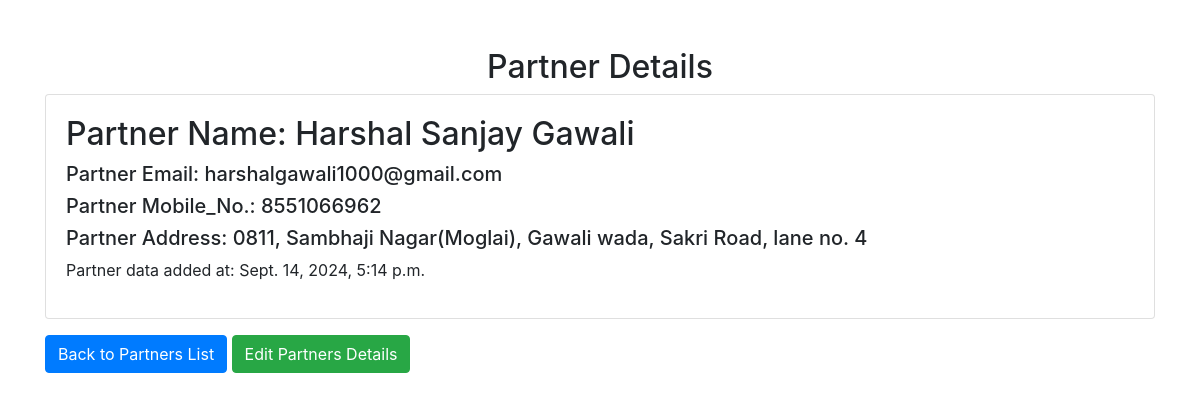
Page /partners/1/ (signed in) on the committed database.
### app/models.py (models this page shows)
class Partner(models.Model):
    name = models.CharField(max_length=100)
    email = models.EmailField(max_length=100, unique=True, null=True, blank=True)
    mobile_no = models.CharField(max_length=20, unique=True, null=True, blank=True)
    address = models.TextField()
    created_at = models.DateTimeField(auto_now_add=True)

### app/views.py (the view)
# urls.py: path('partners/<int:pk>/', views.partner_detail, name='partner_detail'),
@login_required
def partner_detail(request, pk):
    partner = Partner.objects.get(pk=pk)
    return render(request, 'partner_details.html', {'partner': partner})

### app/templates/partner_details.html (shortened to what this page needs)
<!DOCTYPE html>
<head>
    <link rel="stylesheet" href="https://stackpath.bootstrapcdn.com/bootstrap/4.5.2/css/bootstrap.min.css">
</head>
<body>
    <div class="container mt-5">
        <h2 class="text-center">Partner Details</h2>
        <div class="card">
            <div class="card-body">
                <h2>Partner Name: {{ partner.name }}</h2>
                <h5>Partner Email: {{ partner.email }}</h5>
                <h5>Partner Mobile_No.: {{ partner.mobile_no }}</h5>
                <h5>Partner Address: {{ partner.address }}</h5>
                <p>Partner data added at: {{ partner.created_at }}</p>
            </div>
        </div>
        <a href="{% url 'partner_list' %}" class="btn btn-primary mt-3">Back to Partners List</a>
        <a href="{% url 'edit_partner' partner.pk %}" class="btn btn-success mt-3">Edit Partners Details</a>
    </div>
</body>
</html>

### rows in the picture
Partner: name "Harshal Sanjay Gawali", email "harshalgawali1000@gmail.com", mobile_no "8551066962", address "0811, Sambhaji Nagar(Moglai), Gawali wada, Sakri Road, lane no. 4", created_at "Sept. 14, 2024, 5:14 p.m."
